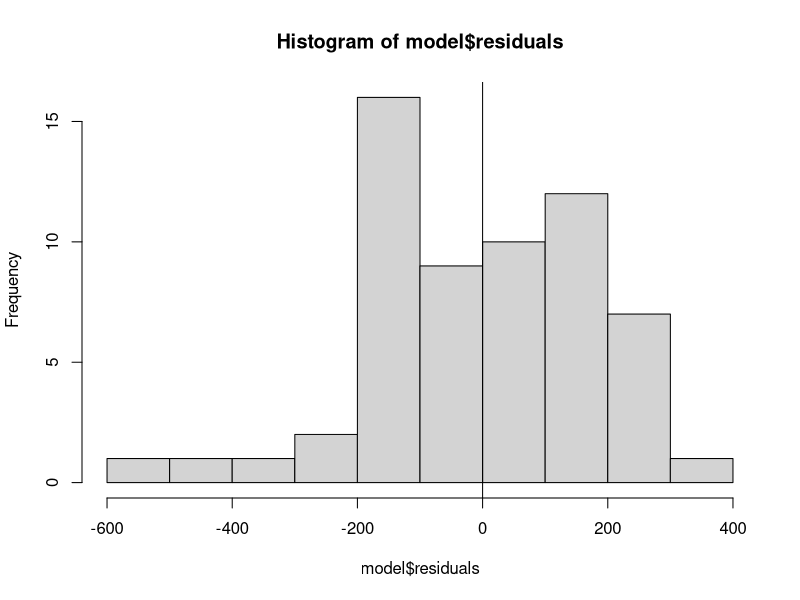
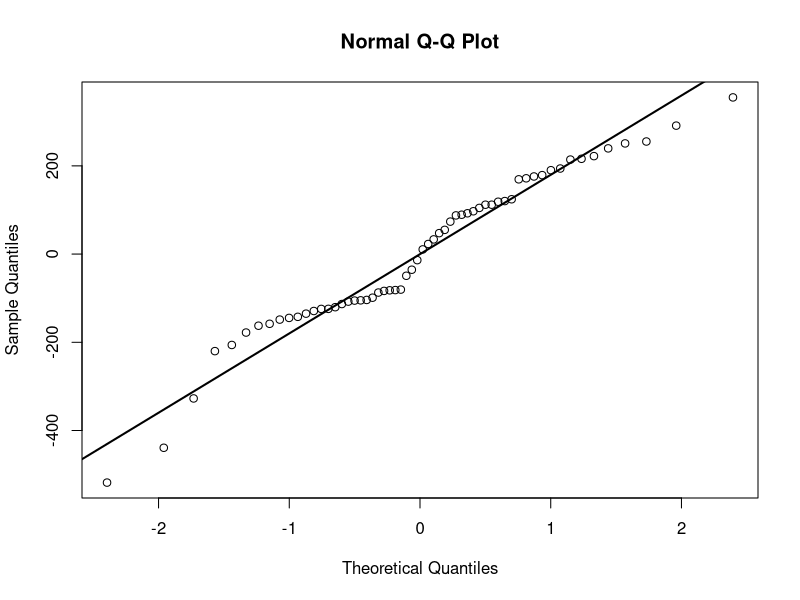
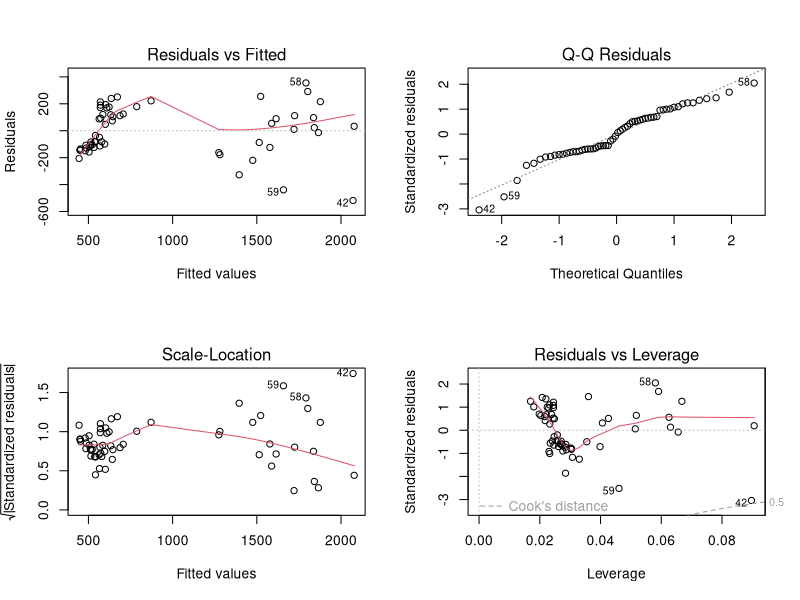

These charts were generated, in order, by the following R code:
## ---- chunk 1
### Import data
seed <- read.csv("data/seed3spp.csv", header = T)

### assign the right types of data to the variables
seed$genus <- as.factor(seed$genus)
seed$epithet <- as.factor(seed$epithet)

### see the data
seed

summary(seed[,7:11])
## ---- chunk 2
##################################################
### Run a regression model
### and run a function to get
### overall p-value
##################################################
set.seed(1234)
model <- lm(dry_weight_g * 1000 ~ volume_mm3,
            data = seed)

summary(model)

overall_p <- function(my_model) {
    f <- summary(my_model)$fstatistic
    p <- pf(f[1],f[2],f[3],lower.tail=F)
    attributes(p) <- NULL
    return(p)
}
## ---- chunk 3

hist(model$residuals)
abline(v = mean(model$residuals))
qqnorm(model$residuals)
qqline(model$residuals, lwd = 2)

# Shapiro test
shapiro.test(model$residuals)
## ---- chunk 4
par(mfrow=c(2,2)) 
plot(model)
## ---- chunk 5
##################################################
### Run a multiple regression model 
### (x = volume and species)
##################################################
set.seed(1234)
# model with an interaction effect
model2 <- lm(dry_weight_g * 1000 ~ volume_mm3 * genus,
            data = seed) 

summary(model2)

# step for model selection
final.model <- step(model2)

# compare AIC of the model
AIC(model, final.model)

anova(final.model)
